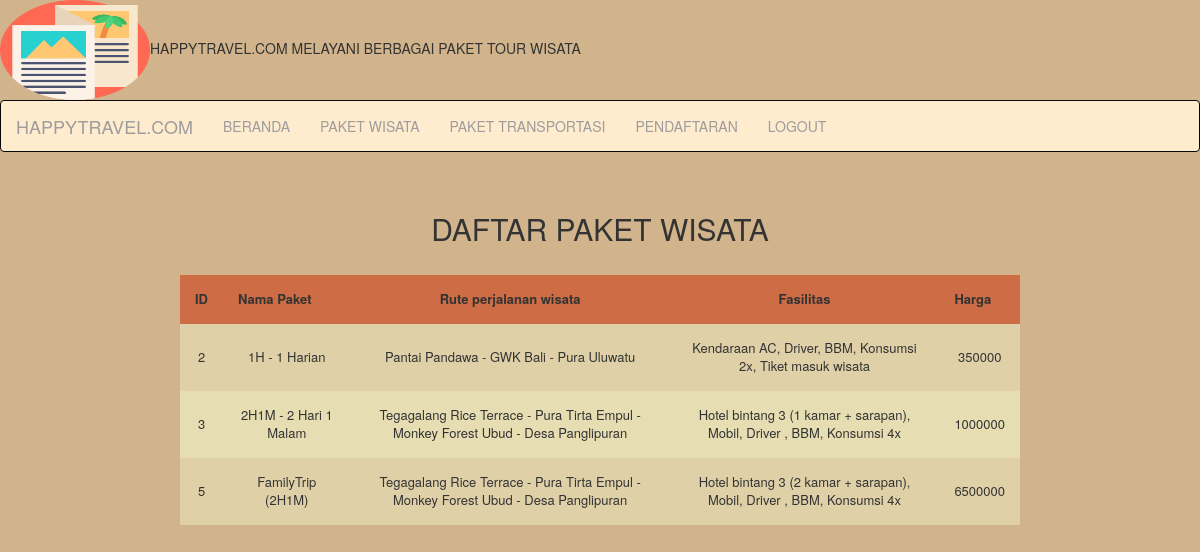
The page /index.php/berandauser/wisata on the database its author committed.
### tables this page shows
CREATE TABLE `paketwisata` (
  `id` int(11) NOT NULL,
  `namapaket` varchar(255) NOT NULL,
  `rutewisata` text NOT NULL,
  `fasilitas` text NOT NULL,
  `harga` int(25) NOT NULL
);

### application/controllers/berandauser.php (called while the page is built, shortened)
<?php
class Berandauser extends CI_Controller
{
	public function wisata()
	{
		$this->load->helper('url','form');
		$this->load->model('wisata_model');
		$data['wisata_object']= $this->wisata_model->getDataWisataQueryObject();
		$this->load->view('user/wisata_user', $data);
	}
}

### index.php (called while the page is built, shortened)
<?php
require_once BASEPATH.'core/CodeIgniter.php';

### application/models/wisata_model.php (called while the page is built, shortened)
<?php
class Wisata_model extends CI_Model
{
	public function getDataWisataQueryObject()
	{
		$query=$this->db->query('Select * from paketwisata');
		return $query->result();
	}
}
 ?>

### application/views/user/wisata_user.php (the view, shortened to what this page needs)
<?php $this->load->view('tampilan/headerlogin'); ?>
<!DOCTYPE html>
<html>
<br><center>
<h2>DAFTAR PAKET WISATA</h2> <br></center>
<table id="racetimes">
<tr id="firstrow">
<th>ID</th><th>Nama Paket</th><th><center>Rute perjalanan wisata</center></th><th><center>Fasilitas</center></th><th>Harga</th></tr>
<?php foreach ($wisata_object as $key => $data): ?>
            <tr>
                    <td><?php echo $data->id ?></td>
                    <td><?php echo $data->namapaket ?></td>
                    <td><?php echo $data->rutewisata ?></td>
                    <td><?php echo $data->fasilitas ?></td>
                    <td><?php echo $data->harga ?></td>
            </tr>
            <?php endforeach ?>
    </table>

### application/views/tampilan/headerlogin.php (shortened to what this page needs)
<!DOCTYPE html>
<html>
<head>
    <img src="<?php echo base_url()?>assets/images/logo.png?>" width=150 height=100>HAPPYTRAVEL.COM MELAYANI BERBAGAI PAKET TOUR WISATA</a>
    <link rel="stylesheet" href="<?=base_url()?>assets/css/bootstrap.min.css">
    <link href="<?=base_url()?>assets/css/bootstrap.min.css" rel="stylesheet">
    <link rel="stylesheet" href="<?=base_url()?>assets/DataTables/datatables.min.css">
</head>
    <nav class="navbar navbar-inverse">
        <a class="navbar-brand" href="#">HAPPYTRAVEL.COM</a>
        <ul class="nav navbar-nav">
            <li>
                <a href="<?php echo site_url()?>/berandauser/index">BERANDA</a>
            </li>
            <li>
                <a href="<?php echo site_url()?>/berandauser/wisata">PAKET WISATA</a>
            </li>
            <li>
                <a href="<?php echo site_url()?>/berandauser/transportasi">PAKET TRANSPORTASI</a>
            </li>
            <li>
                <a href="<?php echo site_url()?>/pelanggan/Create">PENDAFTARAN</a>
            </li>
             <li>
                <a href="<?php echo site_url()?>/Login/logout">LOGOUT</a>
            </li>
        </ul>
    </nav>

### application/views/tampilan/headerlogin.php (style rules this page uses)
.navbar-inverse { background-color: #FFEBCD; }

### application/views/user/wisata_user.php (style rules this page uses)
* { font-family: Helvetica Neue, Arial, sans-serif; }
h1, table { text-align: center; }
table { border-collapse: collapse; width: 70%; margin: 0 auto 5rem; }
th, td { padding: 1.5rem; font-size: 1.3rem; }
tr { background: hsl(50, 50%, 80%); }
tr, td { transition: .4s ease-in; }
tr:first-child { background: hsla(12, 100%, 40%, 0.5); }
tr:nth-child(even) { background: hsla(50, 50%, 80%, 0.7); }

### rows shown on the page
paketwisata: id "2", namapaket "1H - 1 Harian", rutewisata "Pantai Pandawa - GWK Bali - Pura Uluwatu", fasilitas "Kendaraan AC, Driver, BBM, Konsumsi 2x, Tiket masuk wisata", harga "350000"
paketwisata: id "3", namapaket "2H1M - 2 Hari 1 Malam", rutewisata "Tegagalang Rice Terrace - Pura Tirta Empul - Monkey Forest Ubud - Desa Panglipuran", fasilitas "Hotel bintang 3 (1 kamar + sarapan), Mobil, Driver , BBM, Konsumsi 4x", harga "1000000"
paketwisata: id "5", namapaket "FamilyTrip (2H1M)", rutewisata "Tegagalang Rice Terrace - Pura Tirta Empul - Monkey Forest Ubud - Desa Panglipuran", fasilitas "Hotel bintang 3 (2 kamar + sarapan), Mobil, Driver , BBM, Konsumsi 4x", harga "6500000"
